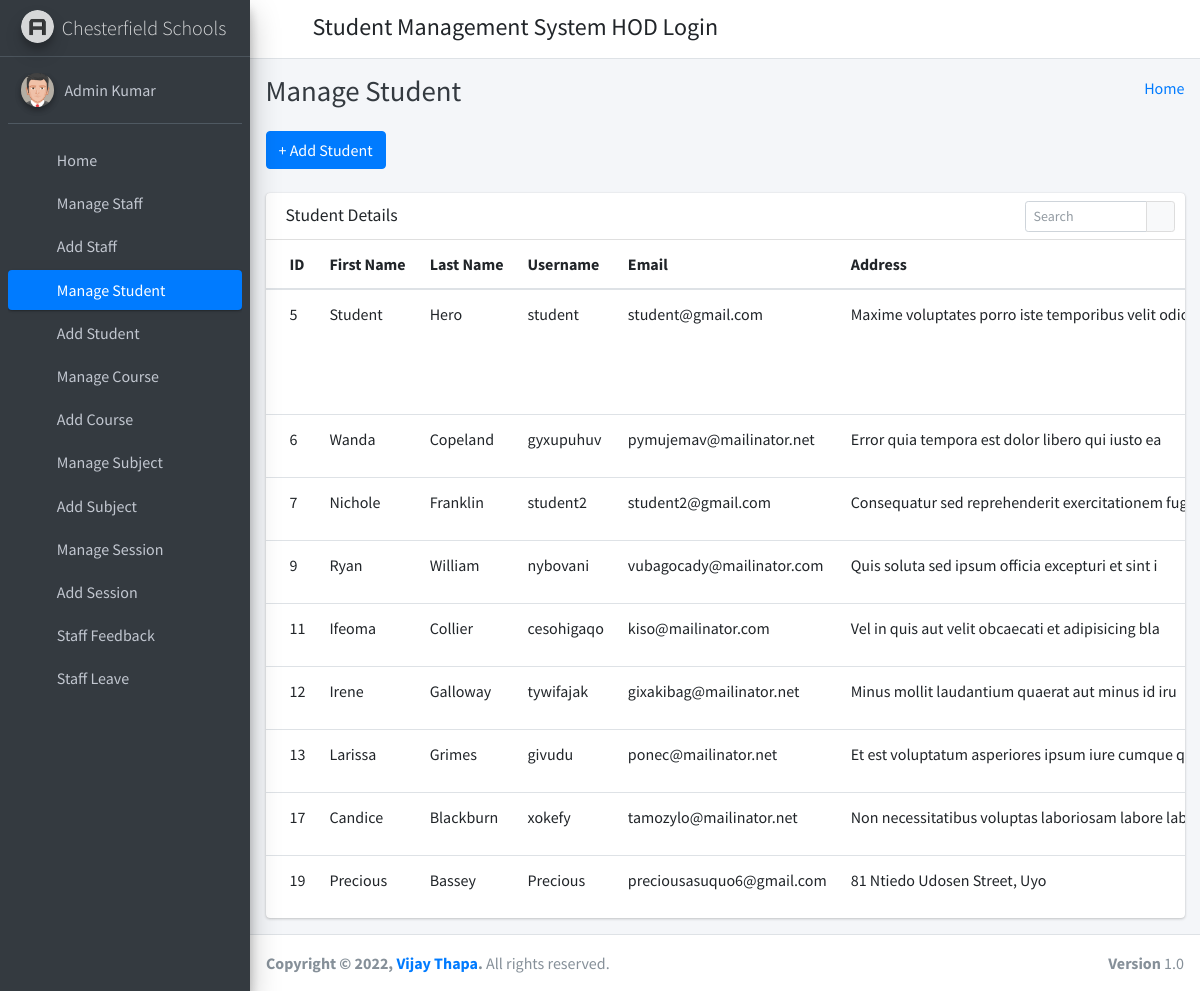
Screenshot of /manage_student/ (signed in) with the database file from the repository.
### student_management_app/models.py (models this page shows)
class CustomUser(AbstractUser):
    user_type_data = ((1, "HOD"), (2, "Staff"), (3, "Student"))
    user_type = models.CharField(
        default=1, choices=user_type_data, max_length=10)

class Students(models.Model):
    id = models.AutoField(primary_key=True)
    admin = models.OneToOneField(CustomUser, on_delete=models.CASCADE)
    gender = models.CharField(max_length=50)
    profile_pic = models.FileField()
    address = models.TextField()
    course_id = models.ForeignKey(
        Courses, on_delete=models.DO_NOTHING, default=1)
    session_year_id = models.ForeignKey(
        SessionYearModel, on_delete=models.CASCADE)
    created_at = models.DateTimeField(auto_now_add=True)
    updated_at = models.DateTimeField(auto_now=True)
    objects = models.Manager()

### student_management_app/HodViews.py (the view)
# urls.py: path('manage_student/', HodViews.manage_student, name="manage_student"),
def manage_student(request):
    students = Students.objects.all()
    context = {
        "students": students
    }
    return render(request, 'hod_template/manage_student_template.html', context)

### student_management_app/LoginCheckMiddleWare.py (called while the page is built, shortened)
    def process_view(self, request, view_func, view_args, view_kwargs):
        modulename = view_func.__module__
        user = request.user
        if user.is_authenticated:
            if user.user_type == "1":
                if modulename == "student_management_app.HodViews":
                    pass
                elif modulename == "student_management_app.views" or modulename == "django.views.static":
                    pass
                else:
                    return redirect("admin_home")
            else:
                return redirect("login")
        else:
            if request.path == reverse("login") or request.path == reverse("doLogin"):
                pass
            else:
                return redirect("login")

### student_management_app/templates/hod_template/manage_student_template.html (shortened to what this page needs)
{% extends 'hod_template/base_template.html' %}
{% block page_title %}
    Manage Student
{% endblock page_title %}
{% block main_content %}
{% load static %}
<section class="content">
        <div class="container-fluid">
            <a class="btn btn-primary" href="{% url 'add_student' %}" role="button">+ Add Student</a> <br/>&nbsp;
            <div class="row">
                <div class="col-md-12">
                    <div class="card">
                        <div class="card-header">
                            <h3 class="card-title">Student Details</h3>
                            <div class="card-tools">
                            <div class="input-group input-group-sm" style="width: 150px;">
                                <input type="text" name="table_search" class="form-control float-right" placeholder="Search">
                                <div class="input-group-append">
                                <button type="submit" class="btn btn-default"><i class="fas fa-search"></i></button>
                                </div>
                            </div>
                            </div>
                        </div>
                        <div class="card-body table-responsive p-0">
                            <table class="table table-hover text-nowrap">
                            <thead>
                                <tr>
                                <th>ID</th>
                                <th>First Name</th>
                                <th>Last Name</th>
                                <th>Username</th>
                                <th>Email</th>
                                <th>Address</th>
                                </tr>
                            </thead>
                            <tbody>
                                {% for student in students %}
                                <tr>
                                <td>{{ student.admin.id }}</td>
                                <td>{{ student.admin.first_name }}</td>
                                <td>{{ student.admin.last_name }}</td>
                                <td>{{ student.admin.username }}</td>
                                <td>{{ student.admin.email }}</td>
                                <td>{{ student.address }}</td>
                                </tr>
                                {% endfor %}
                            </tbody>
                            </table>
                        </div>
                        </div>
                </div>
            </div>
        </div>
      </section>
  {% endblock main_content %}

### student_management_app/templates/hod_template/base_template.html (shortened to what this page needs)
{% load static %}
<!DOCTYPE html>
<html>
<head>
  <link rel="stylesheet" href="{% static "fontawesome-free/css/all.min.css" %}">
  <link rel="stylesheet" href="https://code.ionicframework.com/ionicons/2.0.1/css/ionicons.min.css">
  <link rel="stylesheet" href="{% static 'tempusdominus-bootstrap-4/css/tempusdominus-bootstrap-4.min.css' %}">
  <link rel="stylesheet" href="{% static "icheck-bootstrap/icheck-bootstrap.min.css" %}">
  <link rel="stylesheet" href="{% static "jqvmap/jqvmap.min.css" %}">
  <link rel="stylesheet" href="{% static 'dist/css/adminlte.min.css'  %}">
  <link rel="stylesheet" href="{% static "overlayScrollbars/css/OverlayScrollbars.min.css" %}">
  <link rel="stylesheet" href="{% static "daterangepicker/daterangepicker.css" %}">
  <link rel="stylesheet" href="{% static "summernote/summernote-bs4.css" %}">
</head>
<body class="hold-transition sidebar-mini layout-fixed">
  <div class="wrapper">
    <nav class="main-header navbar navbar-expand navbar-white navbar-light">
      <ul class="navbar-nav">
        <li class="nav-item">
          <a class="nav-link" data-widget="pushmenu" href="#" role="button"><i class="fas fa-bars"></i></a>
        </li>
      </ul>
      <h4 style="margin-left: 10px; margin-top: 5px;">Student Management System HOD Login</h4>
      <ul class="navbar-nav ml-auto">
      <li class="nav-item dropdown">
        <a class="nav-link" data-toggle="dropdown" href="#" aria-expanded="false">
          <i class="fas fa-cog"></i>
        </a>
      </li>
    </ul>
    </nav>
    {% include 'hod_template/sidebar_template.html' with user=user id=id %}
    <div class="content-wrapper">
      <div class="content-header">
        <div class="container-fluid">
          <div class="row mb-2">
            <div class="col-sm-6">
              <h1 class="m-0 text-dark">
                {% block page_title %}
                {% endblock page_title %}
              </h1>
            </div>
            <div class="col-sm-6">
              <ol class="breadcrumb float-sm-right">
                <li class="breadcrumb-item"><a href="{% url 'admin_home' %}">Home</a></li>
              </ol>
            </div>
          </div>
        </div>
      </div>
      {% block main_content %}
      {% endblock main_content %}
    </div>
    {% include 'hod_template/footer.html' %}
  </div>
</body>
</html>

### student_management_app/templates/hod_template/sidebar_template.html
{% load static %}
<aside class="main-sidebar sidebar-dark-primary elevation-4">
      <a href="{% url 'admin_home' %}" class="brand-link">
        <img src="{% static 'dist/img/AdminLTELogo.png' %}" alt="AdminLTE Logo" class="brand-image img-circle elevation-3"
            style="opacity: .8">
        <span class="brand-text font-weight-light">Chesterfield Schools</span>
      </a>
      <div class="sidebar">
        <div class="user-panel mt-3 pb-3 mb-3 d-flex">
          <div class="image">
            <img src="{% static 'dist/img/user2-160x160.jpg' %}" class="img-circle elevation-2" alt="User Image">
          </div>
          <div class="info">
            <a href="{% url 'admin_profile' %}" class="d-block">{{ user.first_name }} {{ user.last_name }}</a>
          </div>
        </div>
        <nav class="mt-2">
          <ul class="nav nav-pills nav-sidebar flex-column" data-widget="treeview" role="menu" data-accordion="false">
            <li class="nav-item">
              {% url 'admin_home' as admin_home %}
              <a href="{{ admin_home }}" class="nav-link {% if request.path == admin_home %} active {% endif %}">
                <i class="nav-icon fas fa-tachometer-alt"></i>
                <p>
                  Home
                </p>
              </a>
            </li>
            <li class="nav-item">
              {% url 'manage_staff' as manage_staff %}
              {% url 'edit_staff' staff_id=id as edit_staff %}
              <a href="{{ manage_staff }}" class="nav-link {% if request.path == manage_staff %} active {% endif %} {% if request.path == edit_staff %} active {% endif %}">
                <i class="nav-icon fas fa-chalkboard-teacher"></i>
                <p>
                  Manage Staff
                </p>
              </a>
            </li>
            <li class="nav-item">
              {% url 'add_staff' as add_staff %}
              <a href="{{ add_staff }}" class="nav-link {% if request.path == add_staff %} active {% endif %}">
                <i class="nav-icon fas fa-th"></i>
                <p>
                  Add Staff
                </p>
              </a>
            </li>
            <li class="nav-item">
              {% url 'manage_student' as manage_student %}
              {% url 'edit_student' student_id=id as edit_student %}
              <a href="{{ manage_student }}" class="nav-link {% if request.path == manage_student %} active {% endif %} {% if request.path == edit_student %} active {% endif %}">
                <i class="nav-icon fas fa-user-graduate"></i>
                <p>
                  Manage Student
                </p>
              </a>
            </li>
            <li class="nav-item">
              {% url 'add_student' as add_student %}
              <a href="{{ add_student }}" class="nav-link {% if request.path == add_student %} active {% endif %}">
                <i class="nav-icon fas fa-th"></i>
                <p>
                  Add Student
                </p>
              </a>
            </li>
            <li class="nav-item">
              {% url 'manage_course' as manage_course %}
              {% url 'edit_course' course_id=id as edit_course %}
              <a href="{{ manage_course }}" class="nav-link {% if request.path == manage_course %} active {% endif %} {% if request.path == edit_course %} active {% endif %}">
                <i class="nav-icon fas fa-chalkboard"></i>
                <p>
                  Manage Course
                </p>
              </a>
            </li>
            <li class="nav-item">
            {% url 'add_course' as add_course %}
              <a href="{{ add_course }}" class="nav-link {% if request.path == add_course %} active {% endif %}">
                <i class="nav-icon fas fa-th"></i>
                <p>
                  Add Course
                </p>
              </a>
            </li>
            <li class="nav-item">
              {% url 'manage_subject' as manage_subject %}
              {% url 'edit_subject' subject_id=id as edit_subject %}
              <a href="{{ manage_subject }}" class="nav-link {% if request.path == manage_subject %} active {% endif %} {% if request.path == edit_subject %} active {% endif %}">
                <i class="nav-icon fas fa-book"></i>
                <p>
                  Manage Subject
                </p>
              </a>
            </li>
            <li class="nav-item">
              {% url 'add_subject' as add_subject %}
              <a href="{{ add_subject }}" class="nav-link {% if request.path == add_subject %} active {% endif %}">
                <i class="nav-icon fas fa-th"></i>
                <p>
                  Add Subject
                </p>
              </a>
            </li>
            <li class="nav-item">
              {% url 'manage_session' as manage_session %}
              {% url 'edit_session' session_id=id as edit_session %}
              <a href="{{ manage_session }}" class="nav-link {% if request.path == manage_session %} active {% endif %} {% if request.path == edit_session %} active {% endif %}">
                <i class="nav-icon fas fa-graduation-cap"></i>
                <p>
                  Manage Session
                </p>
              </a>
            </li>
            <li class="nav-item">
              {% url 'add_session' as add_session %}
              <a href="{{ add_session }}" class="nav-link {% if request.path == add_session %} active {% endif %}">
                <i class="nav-icon fas fa-th"></i>
                <p>
                  Add Session
                </p>
              </a>
            </li>
            <li class="nav-item">
              {% url 'staff_feedback_message' as staff_feedback_message %}
              <a href="{{ staff_feedback_message }}" class="nav-link {% if request.path == staff_feedback_message %} active {% endif %}">
                <i class="nav-icon fas fa-th"></i>
                <p>
                  Staff Feedback
                </p>
              </a>
            </li>
            <li class="nav-item">
              {% url 'staff_leave_view' as staff_leave_view %}
              <a href="{{ staff_leave_view }}" class="nav-link {% if request.path == staff_leave_view %} active {% endif %}">
                <i class="nav-icon fas fa-th"></i>
                <p>
                  Staff Leave
                </p>
              </a>
            </li>
          </ul>
        </nav>
      </div>
    </aside>

### student_management_app/templates/hod_template/footer.html
<footer class="main-footer">
      <strong>Copyright &copy; {% now "Y" %}, <a href="https://vijaythapa.com.np">Vijay Thapa</a>.</strong>
      All rights reserved.
      <div class="float-right d-none d-sm-inline-block">
        <b>Version</b> 1.0
      </div>
    </footer>

### rows the page displays
CustomUser: first_name "Admin", last_name "Kumar"
Students: admin.id "5", admin.first_name "Student", admin.last_name "Hero", admin.username "student", admin.email "student@gmail.com", address "Maxime voluptates porro iste temporibus velit…"
Students: admin.id "6", admin.first_name "Wanda", admin.last_name "Copeland", admin.username "gyxupuhuv", admin.email "pymujemav@mailinator.net", address "Error quia tempora est dolor libero qui iusto ea"
Students: admin.id "7", admin.first_name "Nichole", admin.last_name "Franklin", admin.username "student2", admin.email "student2@gmail.com", address "Consequatur sed reprehenderit exercitationem…"
Students: admin.id "9", admin.first_name "Ryan", admin.last_name "William", admin.username "nybovani", admin.email "vubagocady@mailinator.com", address "Quis soluta sed ipsum officia excepturi et sint i"
Students: admin.id "11", admin.first_name "Ifeoma", admin.last_name "Collier", admin.username "cesohigaqo", admin.email "kiso@mailinator.com", address "Vel in quis aut velit obcaecati et adipisicing bla"
Students: admin.id "12", admin.first_name "Irene", admin.last_name "Galloway", admin.username "tywifajak", admin.email "gixakibag@mailinator.net", address "Minus mollit laudantium quaerat aut minus id iru"
Students: admin.id "13", admin.first_name "Larissa", admin.last_name "Grimes", admin.username "givudu", admin.email "ponec@mailinator.net", address "Et est voluptatum asperiores ipsum iure cumque…"
Students: admin.id "17", admin.first_name "Candice", admin.last_name "Blackburn", admin.username "xokefy", admin.email "tamozylo@mailinator.net", address "Non necessitatibus voluptas laboriosam labore…"
Students: admin.id "19", admin.first_name "Precious", admin.last_name "Bassey", admin.username "Precious", admin.email "preciousasuquo6@gmail.com", address "81 Ntiedo Udosen Street, Uyo"
